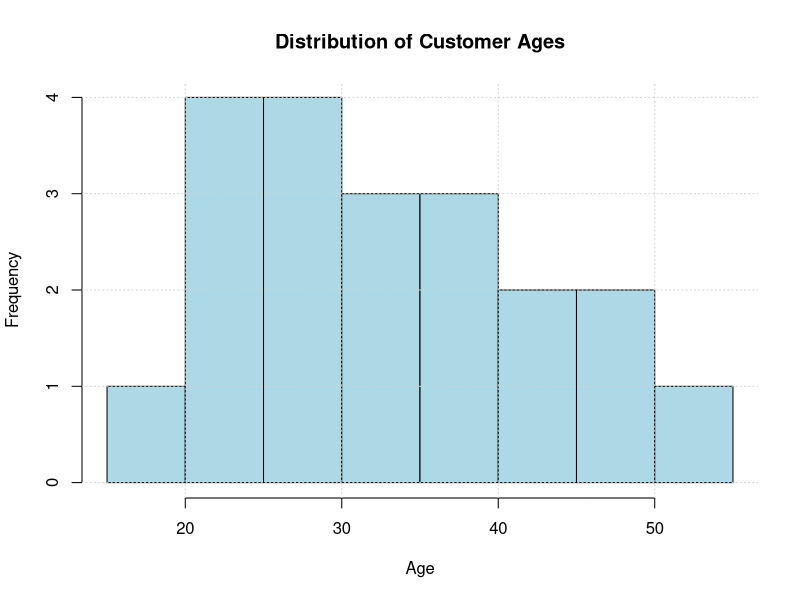

This chart was generated by the following R code:
# Sample data (customer ages)
ages <- c(18, 22, 25, 30, 35, 40, 22, 27, 29, 33,
          36, 45, 50, 23, 28, 31, 38, 42, 47, 52)

# Create histogram
hist(ages,
     col = "lightblue",
     main = "Distribution of Customer Ages",  # Title
     xlab = "Age",                            # X-axis label
     ylab = "Frequency",                      # Y-axis label
     border = "black")

# Add grid
grid()
